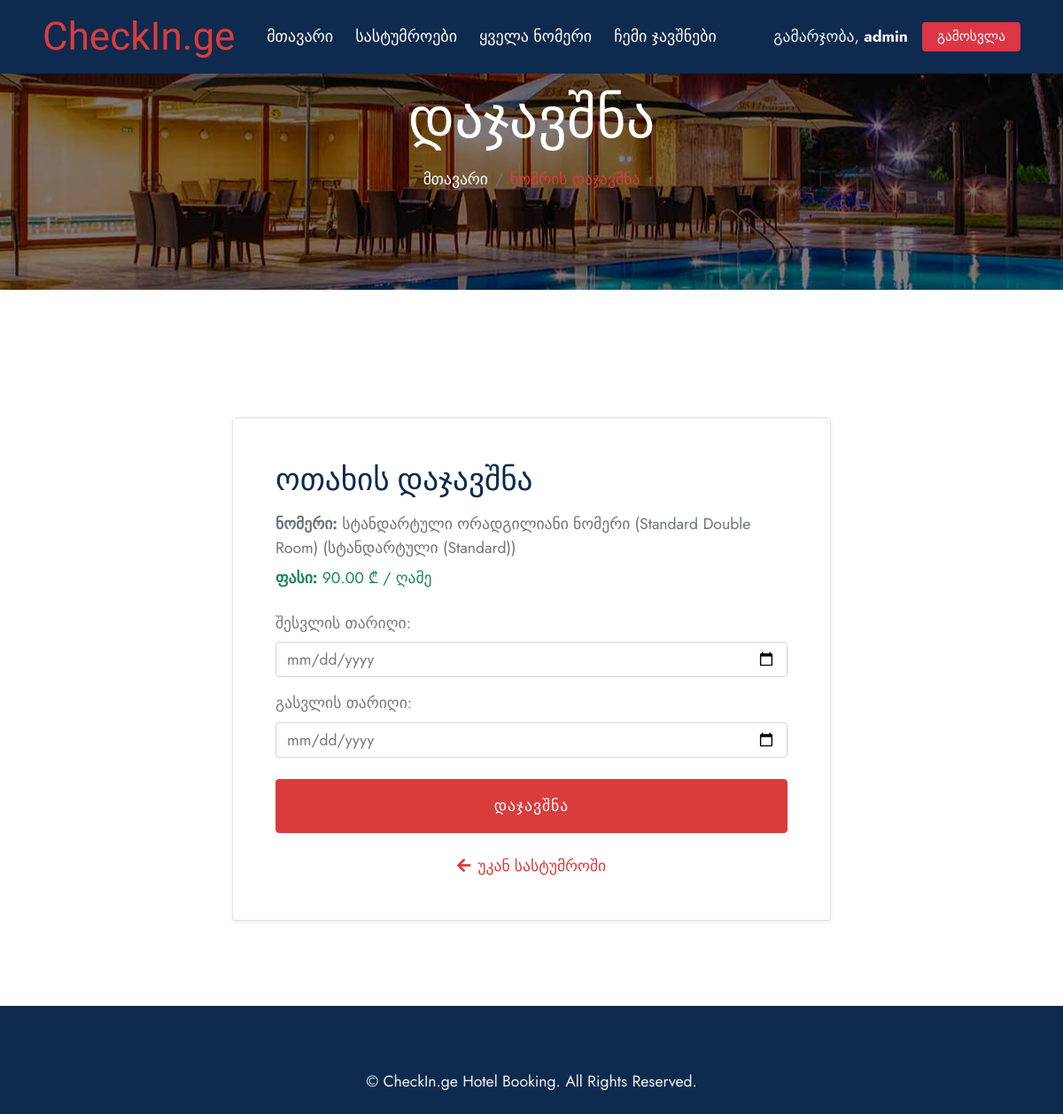
The app's page /bookings/room/1/book/ (signed in) with its own data.
### hotels/models.py (models this page shows, shortened)
class Room(models.Model):
    ROOM_TYPES = (
        ('standard', 'სტანდარტული (Standard)'),
        ('deluxe', 'დელუქსი (Deluxe)'),
        ('suite', 'ლუქსი (Suite)'),
    )
    hotel = models.ForeignKey(Hotel, on_delete=models.CASCADE, related_name='rooms', verbose_name="სასტუმრო")
    room_type = models.CharField(max_length=20, choices=ROOM_TYPES, verbose_name="ნომრის ტიპი")
    title = models.CharField(max_length=100, verbose_name="ნომრის დასახელება")
    price_per_night = models.DecimalField(max_digits=6, decimal_places=2, verbose_name="ფასი (1 ღამე)")
    capacity = models.IntegerField(verbose_name="ტევადობა (ადამიანი)")
    description = models.TextField(verbose_name="აღწერა")
    image = models.ImageField(upload_to='rooms/', blank=True, null=True, verbose_name="ნომრის სურათი")
    is_favorite = models.BooleanField(default=False, verbose_name="ფავორიტი")

### bookings/views.py (the view, shortened to what this page needs)
# urls.py: path('room/<int:room_id>/book/', book_room, name='book_room'),
@login_required
def book_room(request, room_id):
  room = get_object_or_404(Room, pk=room_id)
  error_message = None
  existing_bookings = Booking.objects.filter(
      room=room, check_out__gte=datetime.now().date()
  )
  return render(
      request,
      'bookings/book_room.html',
      {
          'room': room,
          'error': error_message,
          'existing_bookings': existing_bookings,
      },
  )

### bookings/templates/bookings/book_room.html (shortened to what this page needs)
{% load static %}
<!DOCTYPE html>
<html lang="ka">
<head>
    <link href="https://cdnjs.cloudflare.com/ajax/libs/font-awesome/5.10.0/css/all.min.css" rel="stylesheet">
    <link rel="stylesheet" href="https://cdn.jsdelivr.net/npm/bootstrap-icons@1.13.1/font/bootstrap-icons.min.css">
    <link href="{% static 'lib/animate/animate.min.css' %}" rel="stylesheet">
    <link href="{% static 'css/bootstrap.min.css' %}" rel="stylesheet">
    <link href="{% static 'css/style.css' %}" rel="stylesheet">
</head>
<body>
    <div class="container-fluid p-0">
        <nav class="navbar navbar-expand-lg navbar-dark px-lg-5 bg-dark">
            <a href="{% url 'hotels:home' %}" class="navbar-brand ms-4 ms-lg-0">
                <h1 class="mb-0 text-primary">CheckIn.ge</h1>
            </a>
            <div class="collapse navbar-collapse" id="navbarCollapse">
                <div class="navbar-nav mx-auto p-4 p-lg-0">
                    <a href="{% url 'hotels:home' %}" class="nav-item nav-link">მთავარი</a>
                    <a href="{% url 'hotels:hotel_list' %}" class="nav-item nav-link">სასტუმროები</a>
                    <a href="{% url 'hotels:all_rooms' %}" class="nav-item nav-link">ყველა ნომერი</a>
                    {% if request.user.is_authenticated %}
                        <a href="{% url 'bookings:booked_rooms_list' %}" class="nav-item nav-link">ჩემი ჯავშნები</a>
                    {% endif %}
                </div>
                <div class="navbar-nav ms-auto align-items-center">
                    {% if request.user.is_authenticated %}
                        <span class="text-light me-3">გამარჯობა, <strong>{{ request.user.username }}</strong></span>
                        <form action="{% url 'users:logout' %}" method="POST" class="d-inline">
                            <button type="submit" class="btn btn-danger btn-sm px-3">გამოსვლა</button>
                        </form>
                    {% else %}
                        <a href="{% url 'users:login' %}" class="nav-item nav-link">შესვლა</a>
                        <a href="{% url 'users:register' %}" class="btn btn-primary px-3 ms-2">რეგისტრაცია</a>
                    {% endif %}
                </div>
            </div>
        </nav>
    </div>
    <div class="container-fluid page-header py-5 mb-5 wow fadeIn" data-wow-delay="0.1s" style="background: linear-gradient(rgba(0, 0, 0, 0.5), rgba(0, 0, 0, 0.5)), url('/static/img/carousel-1.jpg') center center no-repeat; background-size: cover;">
        <div class="container text-center py-5">
            <h1 class="display-3 text-white mb-3 animated slideInDown">დაჯავშნა</h1>
            <nav aria-label="breadcrumb">
                <ol class="breadcrumb justify-content-center text-uppercase">
                    <li class="breadcrumb-item"><a href="{% url 'hotels:home' %}" class="text-white">მთავარი</a></li>
                    <li class="breadcrumb-item text-primary active" aria-current="page">ნომრის დაჯავშნა</li>
                </ol>
            </nav>
        </div>
    </div>
    <div class="container-fluid py-6">
        <div class="container" style="max-width: 700px;">
            <div class="bg-white p-5 rounded shadow-sm border">
                <h2 class="mb-3">ოთახის დაჯავშნა</h2>
                <p class="text-muted mb-2"><strong>ნომერი:</strong> {{ room.title }} ({{ room.get_room_type_display }})</p>
                <p class="text-success font-weight-bold mb-4"><strong>ფასი:</strong> {{ room.price_per_night }} ₾ / ღამე</p>
                <form method="POST">
                    <div class="mb-3">
                        <label class="form-label font-weight-bold">შესვლის თარიღი:</label>
                        <input type="date" name="check_in" required class="form-control">
                    </div>
                    <div class="mb-4">
                        <label class="form-label font-weight-bold">გასვლის თარიღი:</label>
                        <input type="date" name="check_out" required class="form-control">
                    </div>
                    <button type="submit" class="btn btn-primary w-100 py-3">დაჯავშნა</button>
                </form>
                <div class="mt-4 text-center">
                    <a href="{% url 'hotels:hotel_detail' room.hotel.pk %}" class="text-decoration-none text-primary"><i class="fa fa-arrow-left me-2"></i>უკან სასტუმროში</a>
                </div>
            </div>
        </div>
    </div>
    <div class="container-fluid bg-dark text-light footer pt-5 wow fadeIn" data-wow-delay="0.1s">
        <div class="container py-4 text-center">
            <p class="mb-0">&copy; CheckIn.ge Hotel Booking. All Rights Reserved.</p>
        </div>
    </div>
</body>
</html>

### static/css/style.css (style rules this page uses)
.py-6 { padding-top: 6rem; padding-bottom: 6rem; }
.btn.btn-dark, .btn.btn-primary { position: relative; font-family: 'Yeseva One', serif; color: #FFFFFF; letter-spacing: 1px; }
.navbar { position: absolute; width: 100%; top: 0; left: 0; z-index: 9; transition: .5s; background: rgba(14, 42, 74, .5); }
.navbar .navbar-nav .nav-link { margin-right: 25px; padding: 40px 0; color: var(--bs-white); font-size: 18px; outline: none; transition: .5s; }
@media (min-width: 992px) { .navbar.bg-dark .navbar-nav .nav-link { padding: 20px 0; } }

### records on screen
Room: title "სტანდარტული ორადგილიანი ნომერი (Standard Double Room)", room_type "სტანდარტული (Standard)", price_per_night "90.00"

### other values on screen
{{ request.user.username }} "admin"
